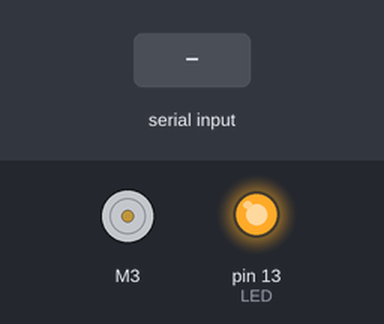
A sketch run on a simulated Arduino Uno, built with avr-gcc and run on an emulated ATmega328P. Parts: DC motor (green arrow = forward, orange = backward, longer = faster), output pins drawn as LEDs (lit = HIGH). Inputs (shaded band) come from the test bench. What the sketch prints to the serial monitor is not drawn.

Above: at 0.1 s.
At 6.2 s:
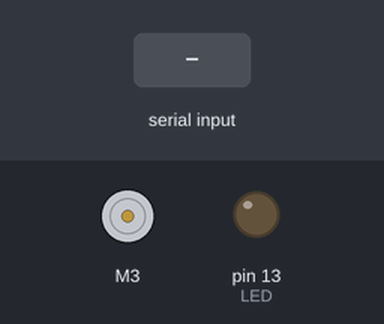
6.3 s: "90,45\n" received over Serial
Timing chart, 0 to 9.3 s (numbered marks = the images above; inputs shaded):
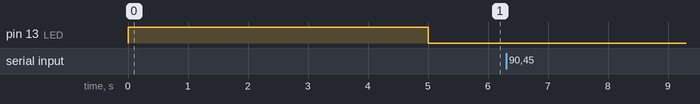

Measured:
- after the input at 6.3 s, every drawn part: stays the same

The sketch:

esc_serial_port_veri_alma.ino
```cpp
#include <Servo.h>
#include "ESC.h"

int tamSayi = 0;

ESC myESC (3, 1000, 2000, 500);                 // ESC_Name (ESC PIN, Minimum Value, Maximum Value, Default Speed, Arm Value)

int oESC;
void setup() {
  pinMode(13, OUTPUT);                                    // LED'imizi çıkış olarak ayarlıyoruz

  // Attach the ESC on pin 9
  Serial.begin(9600);
  myESC.arm();                                            // Esc'mize arm etme komutunu gönderiyoruz
  digitalWrite(13, HIGH);                                 // LED aktifleştiriyoruz
  delay(5000);                                            // 5 sn bekliyoruz
  myESC.speed(0);                                         // Esc'mizin hızını sıfır yaparak arm işlemini tamamlıyoruz
  digitalWrite(13, LOW);                                  // LED'imizi söndürüyoruz
}
void loop() {
  if (Serial.available()) { // Serial Porta girdi değerinin olup olmadığını kontrol et
    tamSayi = Serial.parseInt(); // veri dizisindeki tam sayıları oku
    Serial.println(tamSayi);    //okuduğumuz tamsayı değişkeni serial porta yazdırıyoruz
    myESC.speed(tamSayi);       //yazmış olduğumuz tam sayı değerini esc'mize gönderiyoruz
  }
}
```
